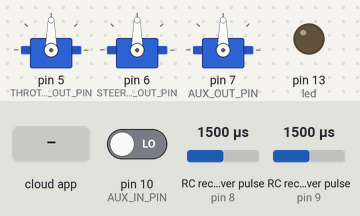
Bench run of a sketch on a simulated Arduino Uno, built with avr-gcc and run on an emulated ATmega328P. Shown: 3 × servo, output pins drawn as LEDs (lit = HIGH). Wiring (inferred from the names in the program): 2 × RC receiver channel: data pin 8 / data pin 9. The inputs (shaded band) are chosen by the test bench; at power-on: pin 10 (AUX_IN_PIN) LOW, RC receiver pulse (sensors on pin 8, pin 9) 1500 µs. The ROS host is connected and sends only what is stated.

Above: at 1.2 s.
1.3 s: the phone or cloud app sets servo_st to 0
At 2.5 s:
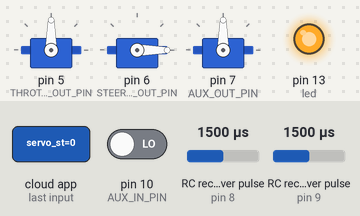
2.8 s: the phone or cloud app sets servo_th to 0
At 3.3 s:
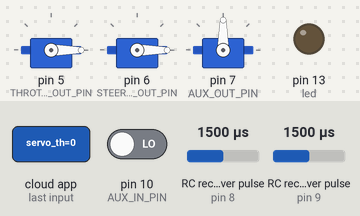
4.3 s: the phone or cloud app sets servo_st to 45
At 5.5 s:
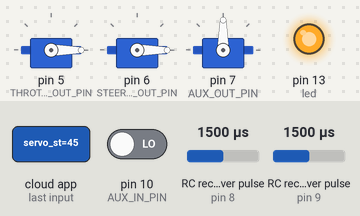
5.8 s: the phone or cloud app sets servo_st to 90
At 6.7 s:
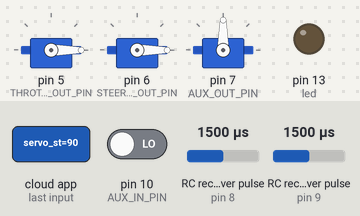
7.3 s: the phone or cloud app sets servo_th to 45
At 8.0 s:
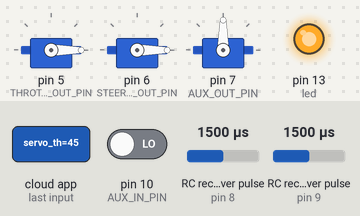
Timing chart, 0 to 9.8 s (numbered marks = the images above; inputs shaded):
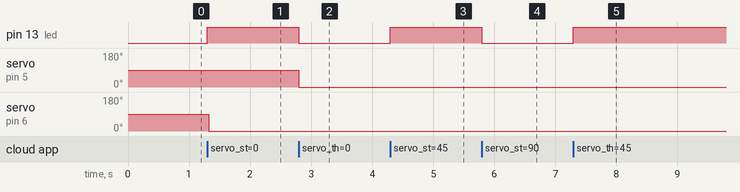

The sketch:

sketch_nov04a.ino
```cpp
#include <Servo.h>

// MultiChannels
//
// rcarduino.blogspot.com
//
// A simple approach for reading three RC Channels using pin change interrupts
//
// See related posts -
// http://rcarduino.blogspot.co.uk/2012/01/how-to-read-rc-receiver-with.html
// http://rcarduino.blogspot.co.uk/2012/03/need-more-interrupts-to-read-more.html
// http://rcarduino.blogspot.co.uk/2012/01/can-i-control-more-than-x-servos-with.html
//
// rcarduino.blogspot.com
//

// include the pinchangeint library - see the links in the related topics section above for details
#include <PinChangeInt.h>
#include <Arduino.h>
#include <ros.h> // ros
#include <ros/time.h> // ros
#include <std_msgs/UInt16.h> // ros
#include <std_msgs/String.h> // ros
#include <tf/transform_broadcaster.h> // ros
ros::NodeHandle nh; // ros


// Assign your channel in pins
#define THROTTLE_IN_PIN 8
#define STEERING_IN_PIN 9
#define AUX_IN_PIN 10

// Assign your channel out pins
#define THROTTLE_OUT_PIN 5
#define STEERING_OUT_PIN 6
#define AUX_OUT_PIN 7

// Servo objects generate the signals expected by Electronic Speed Controllers and Servos
// We will use the objects to output the signals we read in
// this example code provides a straight pass through of the signal with no custom processing
Servo servoThrottle;
Servo servoSteering;
Servo servoAux;

// These bit flags are set in bUpdateFlagsShared to indicate which
// channels have new signals
#define THROTTLE_FLAG 1
#define STEERING_FLAG 2
#define AUX_FLAG 4

// holds the update flags defined above
volatile uint8_t bUpdateFlagsShared;

// shared variables are updated by the ISR and read by loop.
// In loop we immediatley take local copies so that the ISR can keep ownership of the
// shared ones. To access these in loop
// we first turn interrupts off with noInterrupts
// we take a copy to use in loop and the turn interrupts back on
// as quickly as possible, this ensures that we are always able to receive new signals
volatile uint16_t unThrottleInShared;
volatile uint16_t unSteeringInShared;
volatile uint16_t unAuxInShared;

// These are used to record the rising edge of a pulse in the calcInput functions
// They do not need to be volatile as they are only used in the ISR. If we wanted
// to refer to these in loop and the ISR then they would need to be declared volatile
uint32_t ulThrottleStart;
uint32_t ulSteeringStart;
uint32_t ulAuxStart;
//
//public struct car_mov {
//  uint16_t
//  }


void servo_cb( const std_msgs::UInt16& cmd_msg){
  servoSteering.writeMicroseconds(cmd_msg.data); //set turning pwm, should be from 1160-1740
  digitalWrite(13, HIGH-digitalRead(13));  //toggle led
}

void servo_cb_th( const std_msgs::UInt16& cmd_msg){
  servoThrottle.writeMicroseconds(cmd_msg.data); //set throttle PWM, should be from 1110-1840
  digitalWrite(13, HIGH-digitalRead(13));  //toggle led
}


std_msgs::UInt16 str_msg;
ros::Publisher throttle("throttle", &str_msg);
ros::Subscriber<std_msgs::UInt16> sub_throttle("servo_th", servo_cb_th);
ros::Publisher steering("steering", &str_msg);
ros::Subscriber<std_msgs::UInt16> sub_steering("servo_st", servo_cb);
ros::Publisher aux("aux", &str_msg);

void setup()
{
//  Serial.begin(9600);

  pinMode(13, OUTPUT);

  nh.initNode(); //ros
  nh.subscribe(sub_steering);
  nh.subscribe(sub_throttle);
  nh.advertise(throttle);
  nh.advertise(steering);
  nh.advertise(aux);
  Serial.println("multiChannels");

  // attach servo objects, these will generate the correct
  // pulses for driving Electronic speed controllers, servos or other devices
  // designed to interface directly with RC Receivers
  servoThrottle.attach(THROTTLE_OUT_PIN);
  servoSteering.attach(STEERING_OUT_PIN);
  servoAux.attach(AUX_OUT_PIN);

  // using the PinChangeInt library, attach the interrupts
  // used to read the channels
  PCintPort::attachInterrupt(THROTTLE_IN_PIN, calcThrottle,CHANGE);
  PCintPort::attachInterrupt(STEERING_IN_PIN, calcSteering,CHANGE);
  PCintPort::attachInterrupt(AUX_IN_PIN, calcAux,CHANGE);
}

void loop()
{
  // create local variables to hold a local copies of the channel inputs
  // these are declared static so that thier values will be retained
  // between calls to loop.
  static uint16_t unThrottleIn;
  static uint16_t unSteeringIn;
  static uint16_t unAuxIn;
  // local copy of update flags
  static uint8_t bUpdateFlags;

  // check shared update flags to see if any channels have a new signal
  if(bUpdateFlagsShared)
  {
    noInterrupts(); // turn interrupts off quickly while we take local copies of the shared variables

    // take a local copy of which channels were updated in case we need to use this in the rest of loop
    bUpdateFlags = bUpdateFlagsShared;  nh.subscribe(sub_steering);

    // in the current code, the shared values are always populated
    // so we could copy them without testing the flags
    // however in the future this could change, so lets
    // only copy when the flags tell us we can.

    if(bUpdateFlags & THROTTLE_FLAG)
    {
      unThrottleIn = unThrottleInShared;
    }

    if(bUpdateFlags & STEERING_FLAG)
    {
      unSteeringIn = unSteeringInShared;
    }

    if(bUpdateFlags & AUX_FLAG)
    {
      unAuxIn = unAuxInShared;
    }

    // clear shared copy of updated flags as we have already taken the updates
    // we still have a local copy if we need to use it in bUpdateFlags
    bUpdateFlagsShared = 0;

    interrupts(); // we have local copies of the inputs, so now we can turn interrupts back on
    // as soon as interrupts are back on, we can no longer use the shared copies, the interrupt
    // service routines own these and could update them at any time. During the update, the
    // shared copies may contain junk. Luckily we have our local copies to work with :-)
  }

  // do any processing from here onwards
  // only use the local values unAuxIn, unThrottleIn and unSteeringIn, the shared
  // variables unAuxInShared, unThrottleInShared, unSteeringInShared are always owned by
  // the interrupt routines and should not be used in loop

  // the following code provides simple pass through
  // this is a good initial test, the Arduino will pass through
  // receiver input as if the Arduino is not there.
  // This should be used to confirm the circuit and power
  // before attempting any custom processing in a project.

  // we are checking to see if the channel value has changed, this is indicated
  // by the flags. For the simple pass through we don't really need this check,
  // but for a more complex project where a new signal requires significant processing
  // this allows us to only calculate new values when we have new inputs, rather than
  // on every cycle.
  if(bUpdateFlags & THROTTLE_FLAG)
  {
    if(servoThrottle.readMicroseconds() != unThrottleIn)
    {
      if(unAuxIn > 1500)
      {
      servoThrottle.writeMicroseconds(unThrottleIn);
//      Serial.println(unThrottleIn);
        str_msg.data = unThrottleIn;
        throttle.publish( &str_msg );

      }
      if(unAuxIn < 1500)
      {
        servoThrottle.attach(5);
//        servoThrottle.writeMicroseconds(nh.subscribe(sub_throttle));
        str_msg.data = nh.subscribe(sub_throttle);
        throttle.publish( &str_msg );
        }
    }
  }

  if(bUpdateFlags & STEERING_FLAG)
  {
    if(servoSteering.readMicroseconds() != unSteeringIn)
    {
      if(unAuxIn > 1500)
      {
        servoSteering.writeMicroseconds(unSteeringIn);
//      Serial.println(unSteeringIn);
        str_msg.data = unSteeringIn;
        steering.publish( &str_msg );
      }
      if(unAuxIn < 1500)
      {
        servoSteering.attach(6);
//        servoSteering.writeMicroseconds(nh.subscribe(sub_steering));
        str_msg.data = nh.subscribe(sub_steering);
        steering.publish( &str_msg );
        }

    }
  }

  if(bUpdateFlags & AUX_FLAG)
  {
    if(servoAux.readMicroseconds() != unAuxIn)
    {
      servoAux.writeMicroseconds(unAuxIn);
      str_msg.data = unAuxIn;
      aux.publish(&str_msg);
//      Serial.println(unAuxIn);
    }
  }
  Serial.println("unAuxIn");
  Serial.println(unAuxIn);
  Serial.println("unThrottleIn");
  Serial.println(unThrottleIn);
  Serial.println("unSteeringIn");
  Serial.println(unSteeringIn);
  bUpdateFlags = 0;
  nh.spinOnce(); // ros


}


// simple interrupt service routine
void calcThrottle()
{
  // if the pin is high, its a rising edge of the signal pulse, so lets record its value
  if(digitalRead(THROTTLE_IN_PIN) == HIGH)
  {
    ulThrottleStart = micros();
  }
  else
  {
    // else it must be a falling edge, so lets get the time and subtract the time of the rising edge
    // this gives use the time between the rising and falling edges i.e. the pulse duration.
    unThrottleInShared = (uint16_t)(micros() - ulThrottleStart);
    // use set the throttle flag to indicate that a new throttle signal has been received
    bUpdateFlagsShared |= THROTTLE_FLAG;
  }
}

void calcSteering()
{
  if(digitalRead(STEERING_IN_PIN) == HIGH)
  {
    ulSteeringStart = micros();
  }
  else
  {
    unSteeringInShared = (uint16_t)(micros() - ulSteeringStart);
    bUpdateFlagsShared |= STEERING_FLAG;
  }
}

void calcAux()
{
  if(digitalRead(AUX_IN_PIN) == HIGH)
  {
    ulAuxStart = micros();
  }
  else
  {
    unAuxInShared = (uint16_t)(micros() - ulAuxStart);
    bUpdateFlagsShared |= AUX_FLAG;
  }
}
```

Measured:
- after the input at 1.3 s, pin 13 (led): LOW → HIGH at once; servo on pin 6 (STEERING_OUT_PIN): 90° → 0° at once
- after the input at 2.8 s, pin 13 (led): HIGH → LOW at once; servo on pin 5 (THROTTLE_OUT_PIN): 90° → 0° at once
- after the input at 4.3 s, pin 13 (led): LOW → HIGH at once
- after the input at 5.8 s, pin 13 (led): HIGH → LOW at once
- after the input at 7.3 s, pin 13 (led): LOW → HIGH at once
